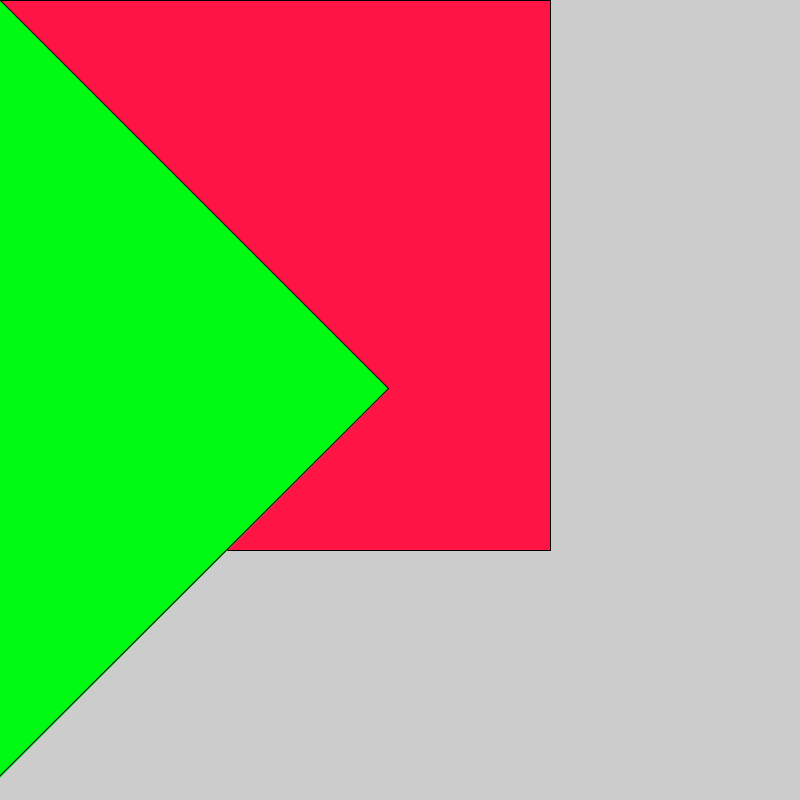
Frame 1 (no input)
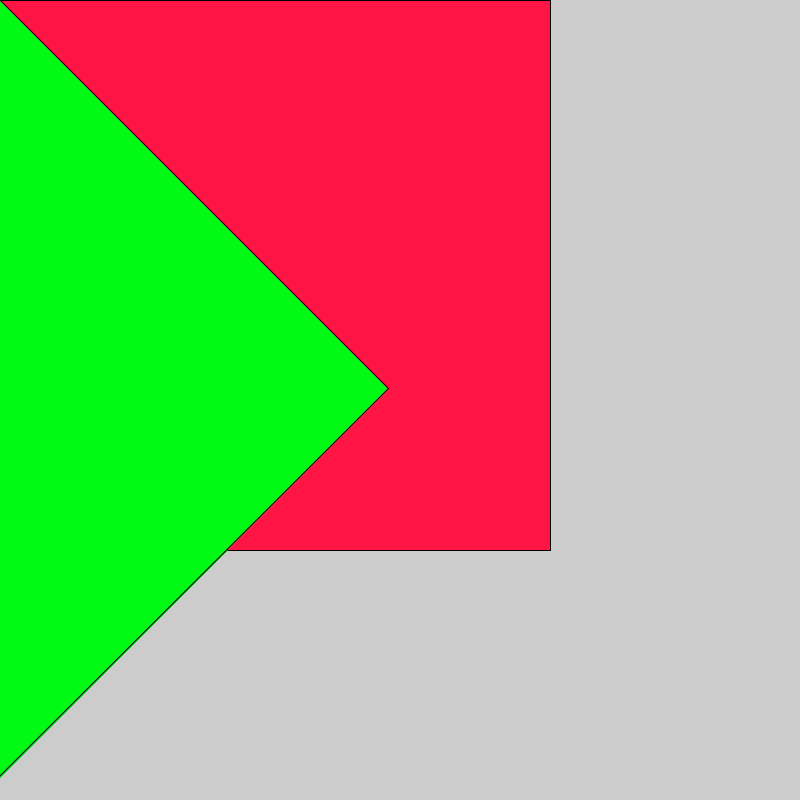
Frame 60 (the mouse pressed at the canvas centre just before this capture)
Frame 120 (the mouse held since frame 60 and released just before this capture): identical to frame 60, image omitted

The Processing sketch that drew these frames (run headless with seeded random() and noise(); from frame 60 on, the mouse is pressed at the canvas centre):

// Processing sketch: introToMatrices
// ── introToMatrices.pde
// main reference https://processing.org/tutorials/transform2d/

void setup(){
  size(800,800);
  // 1) SRT. Scale, rotate, translate
  // 2) Thing about an object in your room
  // Thing about how to move it to another place in the room,
  // to scale it, and to rotate it using code
  // Think about what happen if you rotate before translate it
  // or viceversa
  // Takeover: Order matters.
}

void draw(){
  ////1) Translate matrix, move the center of the coordinate system.
  //fill(255, 20, 70);
  //rect(0, 0, 550, 550);
  
  //// what does popMatrix and pushMatrix mean?
  //pushMatrix();
  //translate(100, 200);
  //fill(0, 250, 20);  
  //rect(0, 0, 550, 550); // same x and y as the previous rectangle, different position
  //popMatrix();
  //// try to draw something here, where is the center of the coordinate system?
  
  
  ////2 Scale matrix
  //fill(255, 20, 70);
  //rect(0, 0, 550, 550);
  
  //// what does popMatrix and pushMatrix mean?
  //pushMatrix();
  //scale(0.5, 3);
  //fill(0, 250, 20);  
  //rect(0, 0, 550, 550);
  //popMatrix();
  
  // 3 Rotate matrix
  fill(255, 20, 70);
  rect(0, 0, 550, 550);
  
  pushMatrix();
  rotate(radians(45));
  fill(0, 250, 20);  
  rect(0, 0, 550, 550);
  popMatrix();
}
